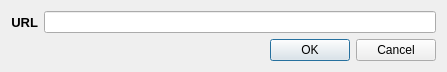
<?xml version="1.0" encoding="UTF-8"?>
<ui version="4.0">
 <class>VPlanURL</class>
 <widget class="QDialog" name="VPlanURL">
  <property name="windowModality">
   <enum>Qt::WindowModal</enum>
  </property>
  <property name="geometry">
   <rect>
    <x>0</x>
    <y>0</y>
    <width>447</width>
    <height>72</height>
   </rect>
  </property>
  <property name="contextMenuPolicy">
   <enum>Qt::NoContextMenu</enum>
  </property>
  <property name="windowTitle">
   <string>VPlan: Neue URL</string>
  </property>
  <property name="windowIcon">
   <iconset resource="logos.qrc">
    <normaloff>:/logo/fls_logo.ico</normaloff>:/logo/fls_logo.ico</iconset>
  </property>
  <property name="modal">
   <bool>true</bool>
  </property>
  <layout class="QVBoxLayout" name="verticalLayout">
   <item>
    <layout class="QFormLayout" name="formLayout">
     <property name="fieldGrowthPolicy">
      <enum>QFormLayout::ExpandingFieldsGrow</enum>
     </property>
     <item row="0" column="0">
      <widget class="QLabel" name="labURL">
       <property name="font">
        <font>
         <pointsize>10</pointsize>
         <weight>75</weight>
         <bold>true</bold>
         <kerning>true</kerning>
        </font>
       </property>
       <property name="frameShape">
        <enum>QFrame::NoFrame</enum>
       </property>
       <property name="text">
        <string notr="true">URL</string>
       </property>
       <property name="alignment">
        <set>Qt::AlignRight|Qt::AlignTrailing|Qt::AlignVCenter</set>
       </property>
       <property name="textInteractionFlags">
        <set>Qt::NoTextInteraction</set>
       </property>
      </widget>
     </item>
     <item row="0" column="1">
      <widget class="QLineEdit" name="url">
       <property name="inputMask">
        <string notr="true"/>
       </property>
       <property name="text">
        <string notr="true"/>
       </property>
      </widget>
     </item>
    </layout>
   </item>
   <item>
    <widget class="QDialogButtonBox" name="buttonBox">
     <property name="orientation">
      <enum>Qt::Horizontal</enum>
     </property>
     <property name="standardButtons">
      <set>QDialogButtonBox::Cancel|QDialogButtonBox::Ok</set>
     </property>
    </widget>
   </item>
  </layout>
 </widget>
 <resources>
  <include location="logos.qrc"/>
 </resources>
 <connections>
  <connection>
   <sender>buttonBox</sender>
   <signal>accepted()</signal>
   <receiver>VPlanURL</receiver>
   <slot>accept()</slot>
   <hints>
    <hint type="sourcelabel">
     <x>248</x>
     <y>254</y>
    </hint>
    <hint type="destinationlabel">
     <x>157</x>
     <y>274</y>
    </hint>
   </hints>
  </connection>
  <connection>
   <sender>buttonBox</sender>
   <signal>rejected()</signal>
   <receiver>VPlanURL</receiver>
   <slot>reject()</slot>
   <hints>
    <hint type="sourcelabel">
     <x>316</x>
     <y>260</y>
    </hint>
    <hint type="destinationlabel">
     <x>286</x>
     <y>274</y>
    </hint>
   </hints>
  </connection>
 </connections>
</ui>
